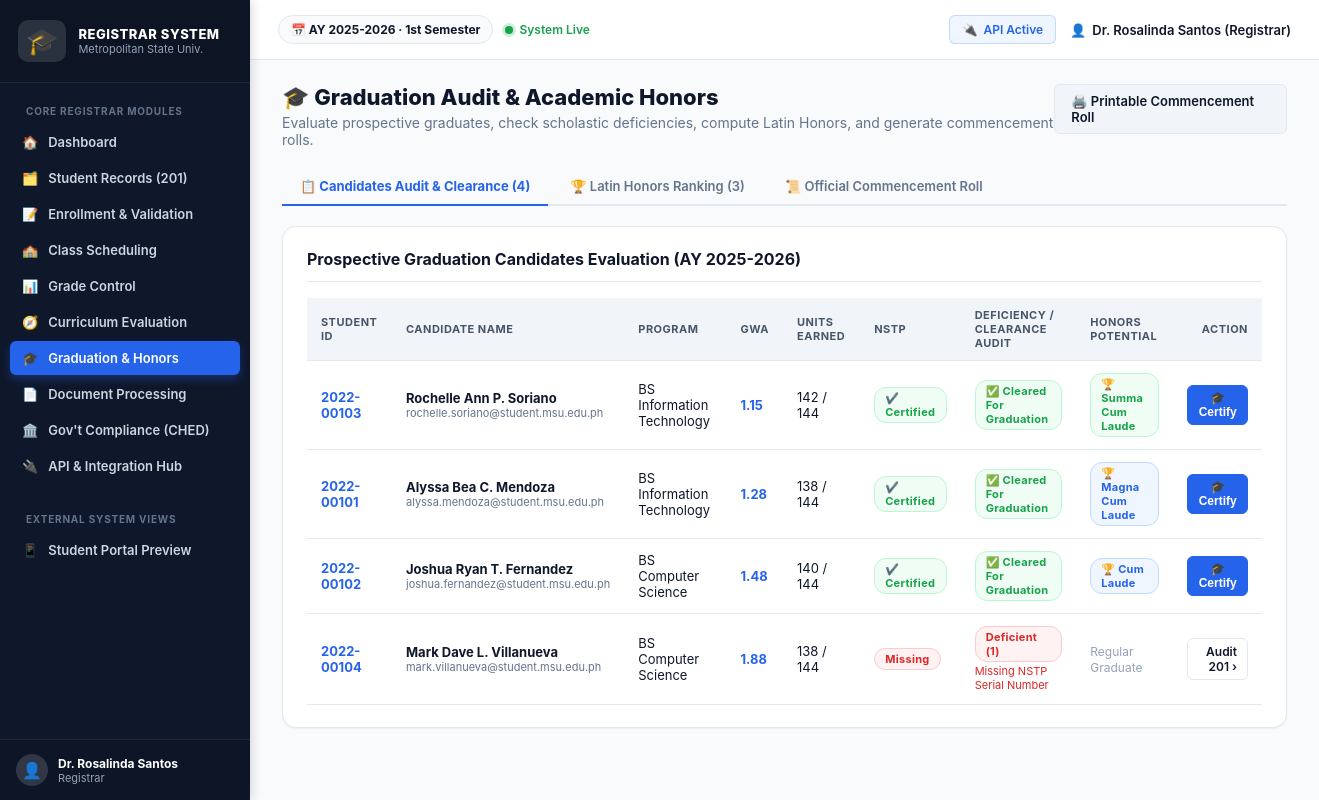
Screenshot of /graduation_audit.php with the database file from the repository.
### tables this page shows
CREATE TABLE `settings` (
  `key` varchar(50) NOT NULL,
  `value` text NOT NULL,
  `description` varchar(255) DEFAULT NULL,
  PRIMARY KEY (`key`)
);

CREATE TABLE `student_profile` (
  `user_id` int(11) NOT NULL,
  `program` varchar(100) NOT NULL DEFAULT 'BS Information Technology',
  `year_level` varchar(50) NOT NULL DEFAULT '1st Year',
  `curriculum_year` varchar(20) NOT NULL DEFAULT '2023-2027',
  `average_grade` decimal(4,2) DEFAULT NULL,
  `academic_status` enum('Good Standing','Probation','Graduating','Graduated','Disqualified') NOT NULL DEFAULT 'Good Standing',
  `enrollment_status` enum('Active','On-Leave','Dropped','Dismissed','Graduated') NOT NULL DEFAULT 'Active',
  `completed_units` int(11) NOT NULL DEFAULT 0,
  `units_remaining` int(11) NOT NULL DEFAULT 144,
  `guidance_clearance_status` enum('Cleared','Pending','Flagged') NOT NULL DEFAULT 'Cleared',
  `guidance_notes` text DEFAULT NULL,
  `contact_number` varchar(30) DEFAULT NULL,
  `address` text DEFAULT NULL,
  `birth_date` date DEFAULT NULL,
  `gender` enum('Male','Female') NOT NULL DEFAULT 'Female',
  PRIMARY KEY (`user_id`),
  CONSTRAINT `student_profile_ibfk_1` FOREIGN KEY (`user_id`) REFERENCES `user` (`id`) ON DELETE CASCADE
);

CREATE TABLE `user` (
  `id` int(11) NOT NULL AUTO_INCREMENT,
  `student_id_number` varchar(30) DEFAULT NULL,
  `name` varchar(150) NOT NULL,
  `email` varchar(150) NOT NULL,
  `password` varchar(255) NOT NULL,
  `role` enum('admin','registrar','student','faculty','guidance') NOT NULL DEFAULT 'student',
  `status` enum('active','inactive') NOT NULL DEFAULT 'active',
  `created_at` datetime NOT NULL DEFAULT current_timestamp(),
  PRIMARY KEY (`id`),
  UNIQUE KEY `email` (`email`),
  UNIQUE KEY `student_id_number` (`student_id_number`)
);

### graduation_audit.php (the view, shortened to what this page needs)
<?php
require 'config.php';
$currentSchoolYear = get_setting($pdo, 'current_school_year', '2025-2026');
$tab = $_GET['tab'] ?? 'candidates';
$candidatesRaw = $pdo->query(
    "SELECT u.id, u.student_id_number, u.name, u.email, sp.program, sp.year_level, sp.average_grade, sp.completed_units, sp.units_remaining, sp.academic_status, sp.guidance_clearance_status,
            (SELECT COUNT(*) FROM document_credentials dc WHERE dc.student_id = u.id AND dc.status != 'Verified') as unverified_docs_count,
            (SELECT COUNT(*) FROM nstp_serial_numbers nsn WHERE nsn.student_id = u.id) as has_nstp,
            (SELECT COUNT(*) FROM enrolled_subjects es JOIN grades g ON g.enrolled_subject_id = es.id JOIN enrollments e ON e.id = es.enrollment_id WHERE e.student_id = u.id AND (g.is_inc = 1 OR g.grade > 3.00)) as academic_deficiencies_count
     FROM `user` u
     JOIN student_profile sp ON sp.user_id = u.id
     WHERE sp.year_level = '4th Year' OR sp.academic_status IN ('Graduating', 'Graduated')
     ORDER BY sp.average_grade ASC, u.name ASC"
)->fetchAll();
$candidateAudit = [];
$honorsList = [];
foreach ($candidatesRaw as $c) {
    $gwa = (float)($c['average_grade'] ?? 5.00);
    $deficiencies = [];
    if ((int)$c['has_nstp'] === 0) {
        $deficiencies[] = "Missing NSTP Serial Number";
    }
    $isEligible = empty($deficiencies);
    $honorTitle = null;
    $honorBadge = 'badge-on-leave';
    if ($gwa >= 1.00 && $gwa <= 1.20 && (int)$c['academic_deficiencies_count'] === 0) {
        $honorTitle = 'Summa Cum Laude';
        $honorBadge = 'badge-active';
    } elseif ($gwa > 1.20 && $gwa <= 1.45 && (int)$c['academic_deficiencies_count'] === 0) {
        $honorTitle = 'Magna Cum Laude';
        $honorBadge = 'badge-open';
    } elseif ($gwa > 1.45 && $gwa <= 1.75 && (int)$c['academic_deficiencies_count'] === 0) {
        $honorTitle = 'Cum Laude';
        $honorBadge = 'badge-open';
    }
    $auditItem = array_merge($c, [
        'is_eligible'  => $isEligible,
        'deficiencies' => $deficiencies,
        'honor_title'  => $honorTitle,
        'honor_badge'  => $honorBadge
    ]);
    $candidateAudit[] = $auditItem;
    if ($honorTitle && $isEligible) {
        $honorsList[] = $auditItem;
    }
}
?>
<!doctype html>
<html lang="en">
<head>
  <link rel="stylesheet" href="dashboard.css">
</head>
<body class="dashboard-body">
  <?php render_sidebar('graduation_audit.php'); ?>
  <div class="dash-main">
    <?php render_topbar($pdo, 'Graduation Audit & Honors'); ?>
    <div class="dash-content">
      <div class="dash-heading-row">
        <div>
          <h1 class="dash-heading">🎓 Graduation Audit &amp; Academic Honors</h1>
          <p class="dash-subheading">Evaluate prospective graduates, check scholastic deficiencies, compute Latin Honors, and generate commencement rolls.</p>
        </div>
        <div>
          <?php if ($tab !== 'print_roll'): ?>
            <a href="graduation_audit.php?tab=print_roll" class="btn btn-secondary">🖨️ Printable Commencement Roll</a>
          <?php else: ?>
            <button onclick="window.print()" class="btn btn-primary">🖨️ Print Official List</button>
          <?php endif; ?>
        </div>
      </div>
      <div class="tab-nav no-print">
        <a href="graduation_audit.php?tab=candidates" class="tab-link <?php echo $tab === 'candidates' ? 'active' : ''; ?>">
          <span>📋 Candidates Audit &amp; Clearance (<?php echo count($candidateAudit); ?>)</span>
        </a>
        <a href="graduation_audit.php?tab=honors" class="tab-link <?php echo $tab === 'honors' ? 'active' : ''; ?>">
          <span>🏆 Latin Honors Ranking (<?php echo count($honorsList); ?>)</span>
        </a>
        <a href="graduation_audit.php?tab=print_roll" class="tab-link <?php echo $tab === 'print_roll' ? 'active' : ''; ?>">
          <span>📜 Official Commencement Roll</span>
        </a>
      </div>
      <?php if ($tab === 'candidates'): ?>
        <div class="dash-panel">
          <div class="dash-panel-header">
            <h2>Prospective Graduation Candidates Evaluation (AY <?php echo htmlspecialchars($currentSchoolYear); ?>)</h2>
          </div>
          <div class="table-responsive">
            <table class="table-simple">
              <thead>
                <tr>
                  <th>Student ID</th>
                  <th>Candidate Name</th>
                  <th>Program</th>
                  <th>GWA</th>
                  <th>Units Earned</th>
                  <th>NSTP</th>
                  <th>Deficiency / Clearance Audit</th>
                  <th>Honors Potential</th>
                  <th style="text-align:right;">Action</th>
                </tr>
              </thead>
              <tbody>
                <?php foreach ($candidateAudit as $ca): ?>
                <tr>
                  <td><strong style="color:var(--accent);"><?php echo htmlspecialchars($ca['student_id_number']); ?></strong></td>
                  <td>
                    <strong><?php echo htmlspecialchars($ca['name']); ?></strong>
                    <div style="font-size:11px;color:#64748b;"><?php echo htmlspecialchars($ca['email']); ?></div>
                  </td>
                  <td><?php echo htmlspecialchars($ca['program']); ?></td>
                  <td><strong style="color:var(--accent);"><?php echo number_format((float)$ca['average_grade'], 2); ?></strong></td>
                  <td><?php echo (int)$ca['completed_units']; ?> / 144</td>
                  <td>
                    <?php if ($ca['has_nstp'] > 0): ?>
                      <span class="badge badge-verified">✔️ Certified</span>
                    <?php else: ?>
                      <span class="badge badge-missing">Missing</span>
                    <?php endif; ?>
                  </td>
                  <td>
                    <?php if ($ca['is_eligible']): ?>
                      <span class="badge badge-verified">✅ Cleared for Graduation</span>
                    <?php else: ?>
                      <span class="badge badge-missing">Deficient (<?php echo count($ca['deficiencies']); ?>)</span>
                      <div style="font-size:11px;color:#dc2626;margin-top:2px;">
                        <?php echo htmlspecialchars(implode(', ', $ca['deficiencies'])); ?>
                      </div>
                    <?php endif; ?>
                  </td>
                  <td>
                    <?php if ($ca['honor_title']): ?>
                      <span class="badge <?php echo $ca['honor_badge']; ?>">🏆 <?php echo $ca['honor_title']; ?></span>
                    <?php else: ?>
                      <span style="color:#94a3b8;font-size:12px;">Regular Graduate</span>
                    <?php endif; ?>
                  </td>
                  <td style="text-align:right;">
                    <?php if ($ca['academic_status'] === 'Graduated'): ?>
                      <span class="badge badge-graduated">Graduated</span>
                    <?php elseif ($ca['is_eligible']): ?>
                      <form method="post" style="display:inline;">
                        <button type="submit" class="btn-small primary" onclick="return confirm('Officially certify this student as a graduate?')">🎓 Certify</button>
                      </form>
                    <?php else: ?>
                      <a href="student_records.php?id=<?php echo $ca['id']; ?>" class="btn-small">Audit 201 ›</a>
                    <?php endif; ?>
                  </td>
                </tr>
                <?php endforeach; ?>
              </tbody>
            </table>
          </div>
        </div>
      <?php endif; ?>
    </div>
  </div>
</body>
</html>

### config.php (shortened to what this page needs)
<?php
function get_setting(PDO $pdo, string $key, string $default = ''): string
{
    static $cache = [];
    if (isset($cache[$key])) {
        return $cache[$key];
    }
    $stmt = $pdo->prepare("SELECT `value` FROM `settings` WHERE `key` = ?");
    $stmt->execute([$key]);
    $val = $stmt->fetchColumn();
    $result = ($val !== false && $val !== null) ? (string)$val : $default;
    $cache[$key] = $result;
    return $result;
}
function render_sidebar(string $activePage): void
{
    $navItems = [
        ['file' => 'admin_dashboard.php',        'icon' => '🏠', 'label' => 'Dashboard'],
        ['file' => 'student_records.php',        'icon' => '🗂️', 'label' => 'Student Records (201)'],
        ['file' => 'enrollment_validation.php',  'icon' => '📝', 'label' => 'Enrollment & Validation'],
        ['file' => 'class_scheduling.php',       'icon' => '🏫', 'label' => 'Class Scheduling'],
        ['file' => 'grade_control.php',          'icon' => '📊', 'label' => 'Grade Control'],
        ['file' => 'curriculum_evaluation.php',  'icon' => '🧭', 'label' => 'Curriculum Evaluation'],
        ['file' => 'graduation_audit.php',       'icon' => '🎓', 'label' => 'Graduation & Honors'],
        ['file' => 'document_processing.php',    'icon' => '📄', 'label' => 'Document Processing'],
        ['file' => 'government_compliance.php',  'icon' => '🏛️', 'label' => 'Gov\'t Compliance (CHED)'],
        ['file' => 'integration_hub.php',        'icon' => '🔌', 'label' => 'API & Integration Hub'],
    ];
    $currentUser = $_SESSION['user_name'] ?? 'Registrar';
    $role = $_SESSION['user_role'] ?? 'registrar';
    echo '<aside class="dash-sidebar">';
    echo '  <div class="dash-brand">';
    echo '    <span class="cap-logo">🎓</span>';
    echo '    <div class="brand-text">';
    echo '      <div class="brand-title">REGISTRAR SYSTEM</div>';
    echo '      <div class="brand-sub">Metropolitan State Univ.</div>';
    echo '    </div>';
    echo '  </div>';
    echo '  <nav class="dash-nav">';
    echo '    <div class="nav-section-title">CORE REGISTRAR MODULES</div>';
    foreach ($navItems as $item) {
        $isActive = ($activePage === $item['file']) ? ' active' : '';
        echo '    <a href="' . htmlspecialchars($item['file']) . '" class="' . $isActive . '">';
        echo '      <span class="ic">' . $item['icon'] . '</span> ' . htmlspecialchars($item['label']);
        echo '    </a>';
    }
    echo '    <div class="nav-section-title" style="margin-top:14px;">EXTERNAL SYSTEM VIEWS</div>';
    $studActive = ($activePage === 'student_dashboard.php') ? ' active' : '';
    echo '    <a href="student_dashboard.php" class="' . $studActive . '">';
    echo '      <span class="ic">📱</span> Student Portal Preview';
    echo '    </a>';
    echo '  </nav>';
    echo '  <div class="dash-sidebar-footer">';
    echo '    <div class="user-chip">';
    echo '      <div class="avatar-circle">👤</div>';
    echo '      <div class="user-info">';
    echo '        <div class="user-name">' . htmlspecialchars($currentUser) . '</div>';
    echo '        <div class="user-role">' . htmlspecialchars(ucfirst($role)) . '</div>';
    echo '      </div>';
    echo '    </div>';
    echo '  </div>';
    echo '</aside>';
}
function render_topbar(PDO $pdo, string $title = 'Registrar Portal'): void
{
    $sy = get_setting($pdo, 'current_school_year', '2025-2026');
    $sem = get_setting($pdo, 'current_semester', '1st Semester');
    $userName = $_SESSION['user_name'] ?? 'Registrar';
    $role = $_SESSION['user_role'] ?? 'registrar';
    echo '<header class="dash-topbar">';
    echo '  <div class="topbar-left">';
    echo '    <span class="term-pill">📅 AY ' . htmlspecialchars($sy) . ' &middot; ' . htmlspecialchars($sem) . '</span>';
    echo '    <span class="system-status-indicator"><span class="pulse-dot"></span> System Live</span>';
    echo '  </div>';
    echo '  <div class="dash-right">';
    echo '    <a href="integration_hub.php" class="topbar-btn" title="API Status"><span class="ic">🔌</span> API Active</a>';
    echo '    <span class="user-badge"><span class="avatar-sm">👤</span> ' . htmlspecialchars($userName) . ' (' . htmlspecialchars(ucfirst($role)) . ')</span>';
    echo '  </div>';
    echo '</header>';
}

### rows the page displays
settings: value "1st Semester"
settings: value "2025-2026"
student_profile: user_id.student_id_number "2022-00103", user_id.name "Rochelle Ann P. Soriano", user_id.email "rochelle.soriano@student.msu.edu.ph", program "BS Information Technology", average_grade "1.15", completed_units "142", shows "✔️ Certified", shows "✅ Cleared For Graduation", honor_title "Summa Cum Laude"
student_profile: user_id.student_id_number "2022-00101", user_id.name "Alyssa Bea C. Mendoza", user_id.email "alyssa.mendoza@student.msu.edu.ph", program "BS Information Technology", average_grade "1.28", completed_units "138", shows "✔️ Certified", shows "✅ Cleared For Graduation", honor_title "Magna Cum Laude"
student_profile: user_id.student_id_number "2022-00102", user_id.name "Joshua Ryan T. Fernandez", user_id.email "joshua.fernandez@student.msu.edu.ph", program "BS Computer Science", average_grade "1.48", completed_units "140", shows "✔️ Certified", shows "✅ Cleared For Graduation", honor_title "Cum Laude"
student_profile: user_id.student_id_number "2022-00104", user_id.name "Mark Dave L. Villanueva", user_id.email "mark.villanueva@student.msu.edu.ph", program "BS Computer Science", average_grade "1.88", completed_units "138", shows "Missing", count($ca['deficiencies']) "1", deficiencies "Missing NSTP Serial Number", shows "Regular Graduate"

### other values shown
$item['icon'] "🏠"
$item['label'] "Dashboard"
$item['icon'] "🗂️"
$item['label'] "Student Records (201)"
$item['icon'] "📝"
$item['label'] "Enrollment & Validation"
$item['icon'] "🏫"
$item['label'] "Class Scheduling"
$item['icon'] "📊"
$item['label'] "Grade Control"
$item['icon'] "🧭"
$item['label'] "Curriculum Evaluation"
$item['icon'] "🎓"
$item['label'] "Graduation & Honors"
$item['icon'] "📄"
